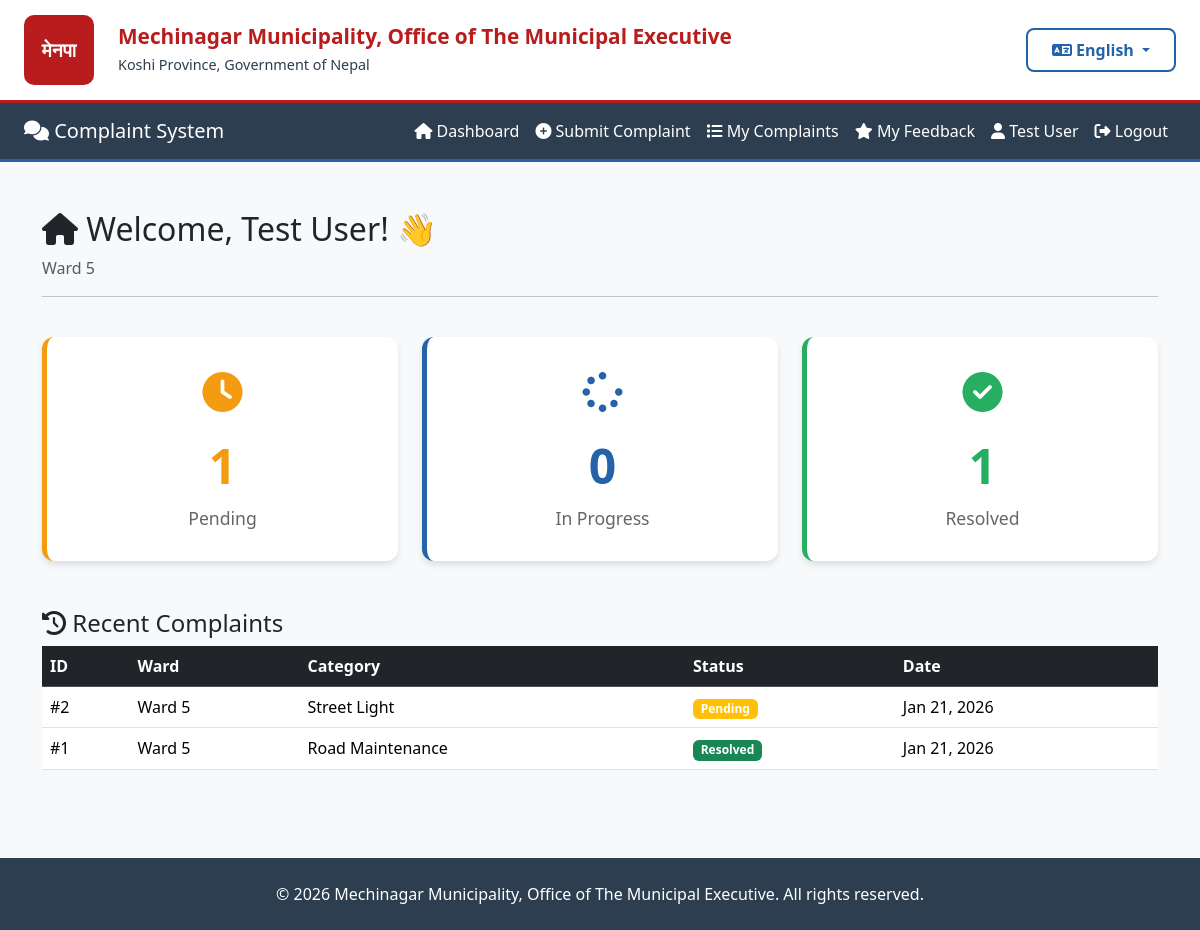
Screenshot of /accounts/dashboard/ (signed in) with the database file from the repository.
### accounts/models.py (models this page shows, shortened)
class User(AbstractUser):
    WARD_CHOICES = [(str(i), f'Ward {i}') for i in range(1, 16)]
    fullname = models.CharField(max_length=200)
    phone = models.CharField(max_length=20, blank=True, null=True)
    address = models.TextField(blank=True, null=True)
    ward = models.CharField(
        max_length=2,
        choices=WARD_CHOICES,
        blank=True,
        null=True,
        help_text="Your ward number (1-15)"
    )
    created_at = models.DateTimeField(auto_now_add=True)
    class Meta:
        db_table = 'users'

### complaints/models.py (models this page shows, shortened)
class Complaint(models.Model):
    STATUS_CHOICES = [
        ('Pending', 'Pending'),
        ('In Progress', 'In Progress'),
        ('Resolved', 'Resolved'),
    ]
    CATEGORY_CHOICES = [
        ('Road Maintenance', 'Road Maintenance'),
        ('Street Light', 'Street Light'),
        ('Water Supply', 'Water Supply'),
        ('Sanitation', 'Sanitation'),
        ('Traffic', 'Traffic'),
        ('Parks', 'Parks & Recreation'),
        ('Other', 'Other'),
    ]
    WARD_CHOICES = [(str(i), f'Ward {i}') for i in range(1, 16)]
    user = models.ForeignKey(
        settings.AUTH_USER_MODEL,
        on_delete=models.CASCADE,
        related_name='complaints'
    )
    ward = models.CharField(
        max_length=2,
        choices=WARD_CHOICES,
        help_text="Select your ward number (1-15)"
    )
    category = models.CharField(max_length=100, choices=CATEGORY_CHOICES)
    description = models.TextField()
    image = models.ImageField(upload_to=complaint_image_path, blank=True, null=True)
    status = models.CharField(max_length=20, choices=STATUS_CHOICES, default='Pending')
    created_at = models.DateTimeField(auto_now_add=True)
    updated_at = models.DateTimeField(auto_now=True)
    class Meta:
        db_table = 'complaints'
        ordering = ['-created_at']
        verbose_name = 'Complaint'
        verbose_name_plural = 'Complaints'
        indexes = [
            models.Index(fields=['status', 'created_at']),
            models.Index(fields=['ward', 'status']),
        ]

### accounts/views.py (the view)
# urls.py: path('dashboard/', views.citizen_dashboard, name='citizen_dashboard'),
def citizen_dashboard(request):
    if not request.user.is_authenticated:
        return redirect('citizen_login')
    from complaints.models import Complaint
    from django.db.models import Count, Q
    stats = Complaint.objects.filter(user=request.user).aggregate(
        pending=Count('id', filter=Q(status='Pending')),
        in_progress=Count('id', filter=Q(status='In Progress')),
        resolved=Count('id', filter=Q(status='Resolved'))
    )
    recent_complaints = Complaint.objects.filter(user=request.user).select_related('user').order_by('-created_at')[:5]
    context = {
        'stats': stats,
        'recent_complaints': recent_complaints
    }
    return render(request, 'accounts/dashboard.html', context)

### core/context_processors.py (called while the page is built)
def language(request):
    lang = request.session.get('language', 'en')
    return {
        'lang': lang,
        'translations': get_lang_dict(lang),
        't': get_lang_dict(lang),  # Shorter alias
    }

### core/translation.py (called while the page is built)
def get_lang_dict(lang='en'):
    return TRANSLATIONS.get(lang, TRANSLATIONS['en'])

### accounts/templates/accounts/dashboard.html (shortened to what this page needs)
{% extends 'base.html' %}
{% block content %}
<div class="container py-4">
    <div class="row mb-4">
        <div class="col-12">
            <h2>
                <i class="fas fa-home"></i> Welcome, {{ user.fullname }}! 👋
            </h2>
            {% if user.ward %}
                <p class="text-muted">Ward {{ user.ward }}</p>
            {% endif %}
            <hr>
        </div>
    </div>
    <div class="row g-4 mb-5">
        <div class="col-md-4">
            <div class="stats-card pending">
                <div class="icon-container">
                    <i class="fas fa-clock" style="color: #f39c12;"></i>
                </div>
                <h2>{{ stats.pending }}</h2>
                <p>Pending</p>
            </div>
        </div>
        <div class="col-md-4">
            <div class="stats-card progress">
                <div class="icon-container">
                    <i class="fas fa-spinner" style="color: #2563a8;"></i>
                </div>
                <h2>{{ stats.in_progress }}</h2>
                <p>In Progress</p>
            </div>
        </div>
        <div class="col-md-4">
            <div class="stats-card resolved">
                <div class="icon-container">
                    <i class="fas fa-check-circle" style="color: #27ae60;"></i>
                </div>
                <h2>{{ stats.resolved }}</h2>
                <p>Resolved</p>
            </div>
        </div>
    </div>
    <div class="row">
        <div class="col-12">
            <h4><i class="fas fa-history"></i> Recent Complaints</h4>
            {% if recent_complaints %}
                <div class="table-responsive">
                    <table class="table table-hover">
                        <thead class="table-dark">
                            <tr>
                                <th>ID</th>
                                <th>Ward</th>
                                <th>Category</th>
                                <th>Status</th>
                                <th>Date</th>
                            </tr>
                        </thead>
                        <tbody>
                            {% for complaint in recent_complaints %}
                                <tr>
                                    <td>#{{ complaint.id }}</td>
                                    <td>Ward {{ complaint.ward }}</td>
                                    <td>{{ complaint.category }}</td>
                                    <td>
                                        {% if complaint.status == 'Pending' %}
                                            <span class="badge bg-warning">Pending</span>
                                        {% elif complaint.status == 'In Progress' %}
                                            <span class="badge bg-primary">In Progress</span>
                                        {% else %}
                                            <span class="badge bg-success">Resolved</span>
                                        {% endif %}
                                    </td>
                                    <td>{{ complaint.created_at|date:"M d, Y" }}</td>
                                </tr>
                            {% endfor %}
                        </tbody>
                    </table>
                </div>
            {% else %}
                <div class="alert alert-info">
                    <i class="fas fa-info-circle"></i> No complaints yet. Submit your first complaint!
                </div>
            {% endif %}
        </div>
    </div>
</div>
{% endblock %}

### templates/base.html (shortened to what this page needs)
{% load static %}
<!DOCTYPE html>
<html lang="{{ lang }}">
<head>
    <link href="https://cdn.jsdelivr.net/npm/bootstrap@5.3.3/dist/css/bootstrap.min.css" rel="stylesheet">
    <link rel="stylesheet" href="https://cdnjs.cloudflare.com/ajax/libs/font-awesome/6.4.0/css/all.min.css">
</head>
<body class="bg-light">
    <div class="top-header">
        <div class="container-fluid px-4">
            <div class="row align-items-center">
                <div class="col-auto">
                    <div class="municipality-logo" style="background: #b91c1c; color: white; width: 70px; height: 70px; display: flex; align-items: center; justify-content: center; border-radius: 10px; font-weight: bold; font-size: 1.2rem;">
                        मेनपा
                    </div>
                </div>
                <div class="col">
                    <div class="municipality-title">
                        <h1>{{ t.mechinagar_municipality }}</h1>
                        <p>{{ t.koshi_province }}</p>
                    </div>
                </div>
                <div class="col-auto">
                    <div class="language-selector">
                        <div class="dropdown">
                            <button class="btn language-dropdown dropdown-toggle" type="button" data-bs-toggle="dropdown">
                                <i class="fas fa-language"></i>
                                <span id="current-lang">{% if lang == 'ne' %}नेपाली{% else %}English{% endif %}</span>
                            </button>
                        </div>
                    </div>
                </div>
            </div>
        </div>
    </div>
    <nav class="navbar navbar-expand-lg navbar-dark">
        <div class="container-fluid px-4">
            <a class="navbar-brand" href="/">
                <i class="fas fa-comments"></i> {{ t.complaint_system }}
            </a>
            <div class="collapse navbar-collapse" id="navbarNav">
                <ul class="navbar-nav ms-auto">
                    {% if user.is_authenticated %}
                        {% if user.is_staff %}
                            <li class="nav-item">
                                <a class="nav-link" href="{% url 'admin_dashboard' %}">
                                    <i class="fas fa-tachometer-alt"></i> {{ t.dashboard }}
                                </a>
                            </li>
                            <li class="nav-item">
                                <a class="nav-link" href="{% url 'admin_complaint_list' %}">
                                    <i class="fas fa-tasks"></i> {{ t.manage_complaints }}
                                </a>
                            </li>
                            <li class="nav-item">
                                <a class="nav-link" href="{% url 'admin_statistics' %}">
                                    <i class="fas fa-chart-bar"></i> {{ t.statistics }}
                                </a>
                            </li>
                            <li class="nav-item">
                                <a class="nav-link" href="/admin/">
                                    <i class="fas fa-cog"></i> {{ t.admin_panel }}
                                </a>
                            </li>
                        {% else %}
                            <li class="nav-item">
                                <a class="nav-link" href="{% url 'citizen_dashboard' %}">
                                    <i class="fas fa-home"></i> {{ t.dashboard }}
                                </a>
                            </li>
                            <li class="nav-item">
                                <a class="nav-link" href="{% url 'submit_complaint' %}">
                                    <i class="fas fa-plus-circle"></i> {{ t.submit_complaint }}
                                </a>
                            </li>
                            <li class="nav-item">
                                <a class="nav-link" href="{% url 'my_complaints' %}">
                                    <i class="fas fa-list"></i> {{ t.my_complaints }}
                                </a>
                            </li>
                            <li class="nav-item">
                                <a class="nav-link" href="{% url 'my_feedback' %}">
                                    <i class="fas fa-star"></i> {{ t.my_feedback }}
                                </a>
                            </li>
                        {% endif %}
                        <li class="nav-item">
                            <span class="nav-link text-light">
                                <i class="fas fa-user"></i> {{ user.fullname }}
                            </span>
                        </li>
                        <li class="nav-item">
                            <a class="nav-link" href="#" onclick="confirmLogout(event)">
                                <i class="fas fa-sign-out-alt"></i> {{ t.logout }}
                            </a>
                        </li>
                    {% endif %}
                </ul>
            </div>
        </div>
    </nav>
    <div class="container-fluid px-4 mt-4">
        {% block content %}{% endblock %}
    </div>
    <footer class="mt-5 py-4" style="background-color: #2c3e50; color: white;">
        <div class="container text-center">
            <p class="mb-0">© {% now "Y" %} {{ t.mechinagar_municipality }}. {% if lang == 'ne' %}सर्वाधिकार सुरक्षित{% else %}All rights reserved{% endif %}.</p>
        </div>
    </footer>
</body>
</html>

### templates/base.html (style rules this page uses)
.top-header { background-color: white; padding: 15px 0; border-bottom: 3px solid #b91c1c; box-shadow: 0 2px 4px rgba(0,0,0,0.05); }
.municipality-logo { height: 70px; width: auto; }
.municipality-title h1 { color: #b91c1c; font-size: 1.3rem; font-weight: 700; margin: 0; line-height: 1.2; }
.municipality-title p { color: #2c3e50; font-size: 0.9rem; margin: 5px 0 0 0; }
.language-selector { position: relative; }
.language-dropdown { min-width: 150px; border: 2px solid #2563a8; border-radius: 8px; background: white; color: #2563a8; font-weight: 600; padding: 8px 15px; cursor: pointer; transition: all 0.3s ease; }
.navbar { background: #2c3e50 !important; border-bottom: 3px solid #2563a8; }
.nav-link { color: white !important; transition: all 0.3s ease; }

### accounts/templates/accounts/dashboard.html (style rules this page uses)
.stats-card { background: white; border-radius: 12px; padding: 30px; text-align: center; box-shadow: 0 4px 6px rgba(0,0,0,0.1); transition: all 0.3s ease; border-left: 5px solid; height: 100%; min-height: 180px; display: flex; flex-direction: column; justify-content: center; }
.stats-card.pending { border-color: #f39c12; }
.stats-card.progress { border-color: #2563a8; }
.stats-card.resolved { border-color: #27ae60; }
.stats-card .icon-container { margin-bottom: 10px; height: 50px; display: flex; align-items: center; justify-content: center; }
.stats-card .icon-container i { font-size: 2.5rem; }
.stats-card h2 { font-size: 3rem; font-weight: 700; margin: 10px 0; }
.stats-card.pending h2 { color: #f39c12; }
.stats-card.progress h2 { color: #2563a8; }
.stats-card.resolved h2 { color: #27ae60; }
.stats-card p { color: #666; margin: 0; font-size: 1.1rem; font-weight: 500; }

### rows the page displays
User: fullname "Test User", ward "5"
Complaint: id "2", ward "5", category "Street Light", status "Pending", created_at "Jan 21, 2026"
Complaint: id "1", ward "5", category "Road Maintenance", status "Resolved", created_at "Jan 21, 2026"

### other values shown
{{ t.mechinagar_municipality }} "Mechinagar Municipality, Office of The Municipal Executive"
{{ t.koshi_province }} "Koshi Province, Government of Nepal"
{{ t.complaint_system }} "Complaint System"
{{ t.dashboard }} "Dashboard"
{{ t.submit_complaint }} "Submit Complaint"
{{ t.my_complaints }} "My Complaints"
{{ t.my_feedback }} "My Feedback"
{{ t.logout }} "Logout"
{{ stats.pending }} "1"
{{ stats.in_progress }} "0"
{{ stats.resolved }} "1"
